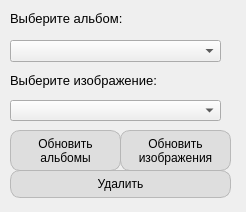
<?xml version="1.0" encoding="UTF-8"?>
<ui version="4.0">
 <class>Del_Image</class>
 <widget class="QWidget" name="Del_Image">
  <property name="geometry">
   <rect>
    <x>0</x>
    <y>0</y>
    <width>246</width>
    <height>212</height>
   </rect>
  </property>
  <property name="sizePolicy">
   <sizepolicy hsizetype="Fixed" vsizetype="Fixed">
    <horstretch>0</horstretch>
    <verstretch>0</verstretch>
   </sizepolicy>
  </property>
  <property name="windowTitle">
   <string>Удалить изображение</string>
  </property>
  <widget class="QLabel" name="text">
   <property name="geometry">
    <rect>
     <x>10</x>
     <y>10</y>
     <width>261</width>
     <height>16</height>
    </rect>
   </property>
   <property name="font">
    <font>
     <pointsize>10</pointsize>
    </font>
   </property>
   <property name="text">
    <string>Выберите альбом:</string>
   </property>
  </widget>
  <widget class="QComboBox" name="comboBox_alb">
   <property name="geometry">
    <rect>
     <x>10</x>
     <y>40</y>
     <width>211</width>
     <height>22</height>
    </rect>
   </property>
  </widget>
  <widget class="QPushButton" name="update_album">
   <property name="geometry">
    <rect>
     <x>10</x>
     <y>130</y>
     <width>111</width>
     <height>41</height>
    </rect>
   </property>
   <property name="styleSheet">
    <string notr="true"> background-color: rgba(220, 220, 220, 0.9);  /* Светло-серый фон */
                color: black;                               /* Черный текст */
                border-radius: 10px;                        /* Закругление углов */
                border: 1px solid rgba(180, 180, 180, 0.9); /* Серая рамка */
                padding: 5px 10px;                         /* Внутренние отступы */
                font-weight: 400;                          /* Жирный текст */ 
</string>
   </property>
   <property name="text">
    <string>Обновить
альбомы</string>
   </property>
  </widget>
  <widget class="QLabel" name="text_2">
   <property name="geometry">
    <rect>
     <x>10</x>
     <y>70</y>
     <width>261</width>
     <height>21</height>
    </rect>
   </property>
   <property name="font">
    <font>
     <pointsize>10</pointsize>
    </font>
   </property>
   <property name="text">
    <string>Выберите изображение:</string>
   </property>
  </widget>
  <widget class="QComboBox" name="comboBox_img">
   <property name="geometry">
    <rect>
     <x>10</x>
     <y>100</y>
     <width>211</width>
     <height>21</height>
    </rect>
   </property>
  </widget>
  <widget class="QPushButton" name="update_img">
   <property name="geometry">
    <rect>
     <x>120</x>
     <y>130</y>
     <width>111</width>
     <height>41</height>
    </rect>
   </property>
   <property name="styleSheet">
    <string notr="true"> background-color: rgba(220, 220, 220, 0.9);  /* Светло-серый фон */
                color: black;                               /* Черный текст */
                border-radius: 10px;                        /* Закругление углов */
                border: 1px solid rgba(180, 180, 180, 0.9); /* Серая рамка */
                padding: 5px 10px;                         /* Внутренние отступы */
                font-weight: 400;                          /* Жирный текст */ 
</string>
   </property>
   <property name="text">
    <string>Обновить
изображения</string>
   </property>
  </widget>
  <widget class="QPushButton" name="delete_images">
   <property name="geometry">
    <rect>
     <x>10</x>
     <y>170</y>
     <width>221</width>
     <height>28</height>
    </rect>
   </property>
   <property name="styleSheet">
    <string notr="true"> background-color: rgba(220, 220, 220, 0.9);  /* Светло-серый фон */
                color: black;                               /* Черный текст */
                border-radius: 10px;                        /* Закругление углов */
                border: 1px solid rgba(180, 180, 180, 0.9); /* Серая рамка */
                padding: 5px 10px;                         /* Внутренние отступы */
                font-weight: 400;                          /* Жирный текст */ 
</string>
   </property>
   <property name="text">
    <string>Удалить</string>
   </property>
  </widget>
 </widget>
 <resources/>
 <connections/>
</ui>
